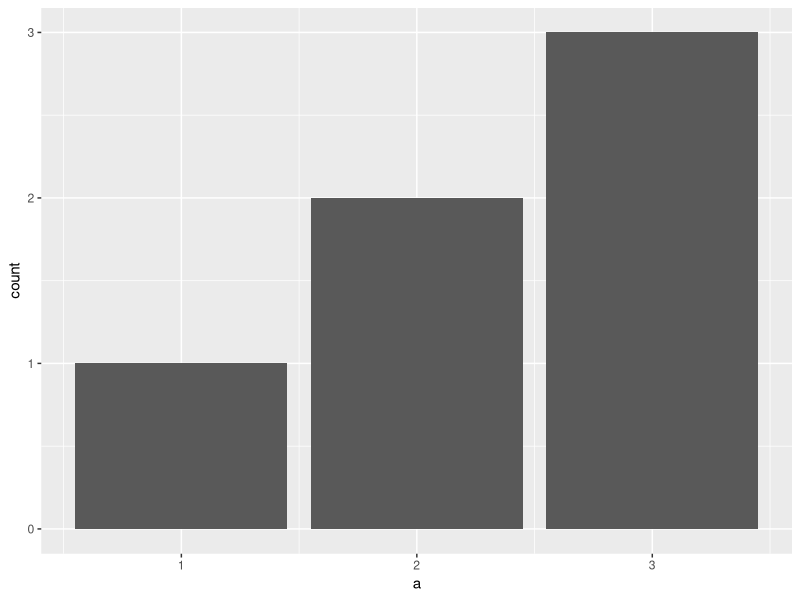
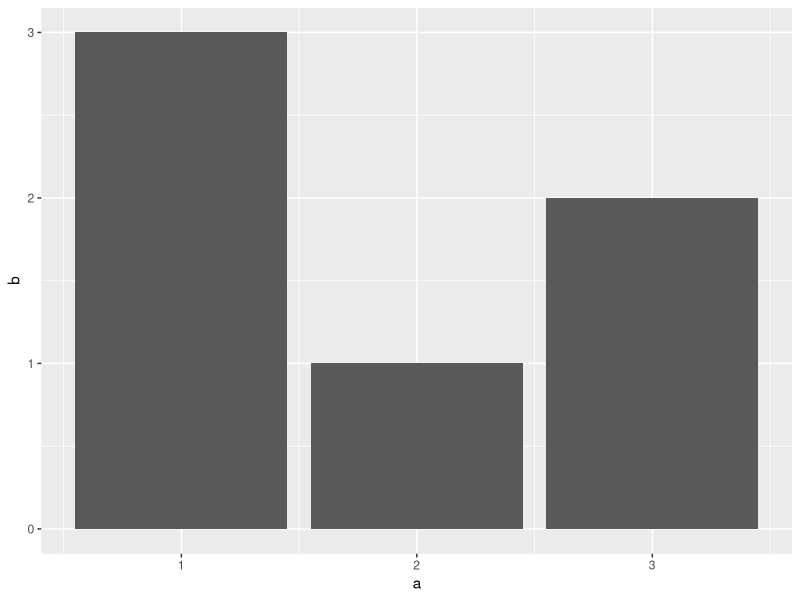
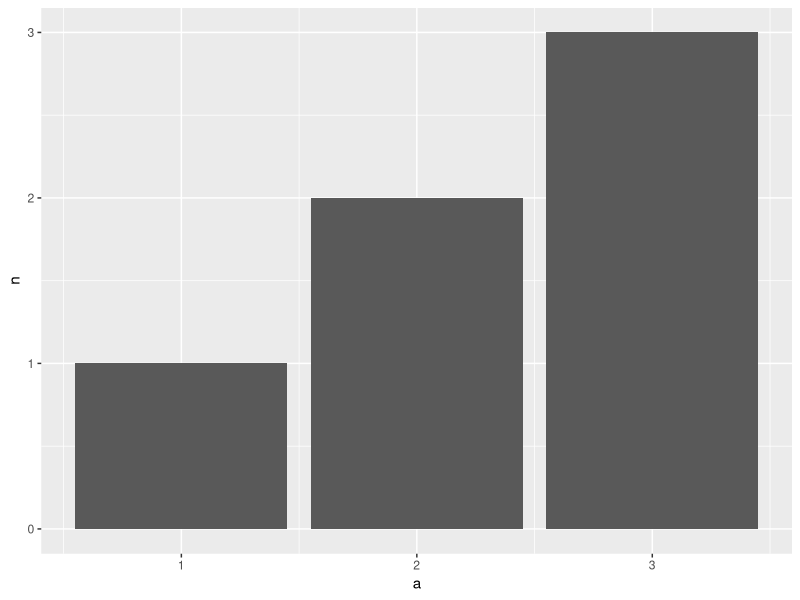
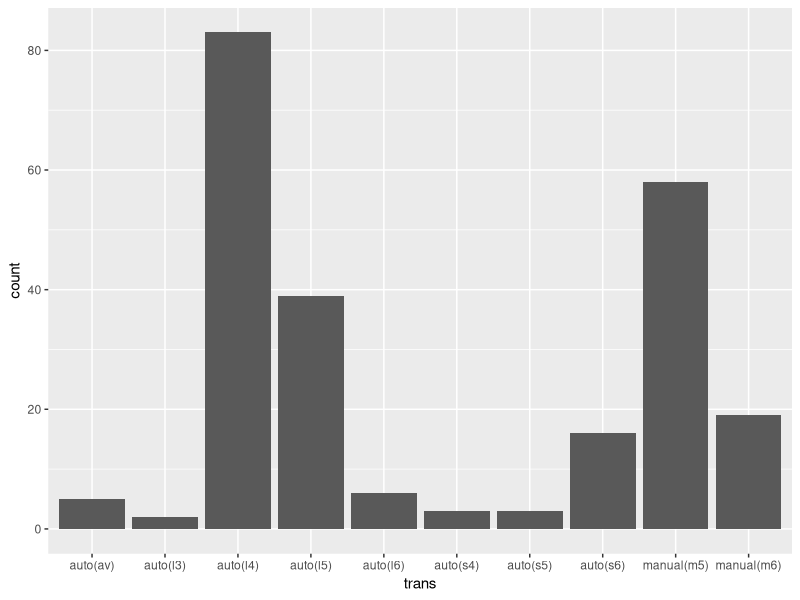
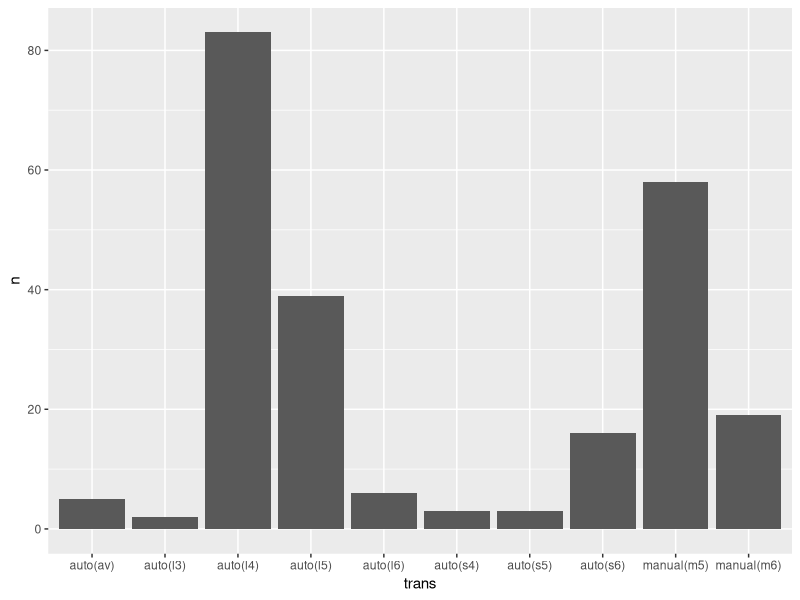
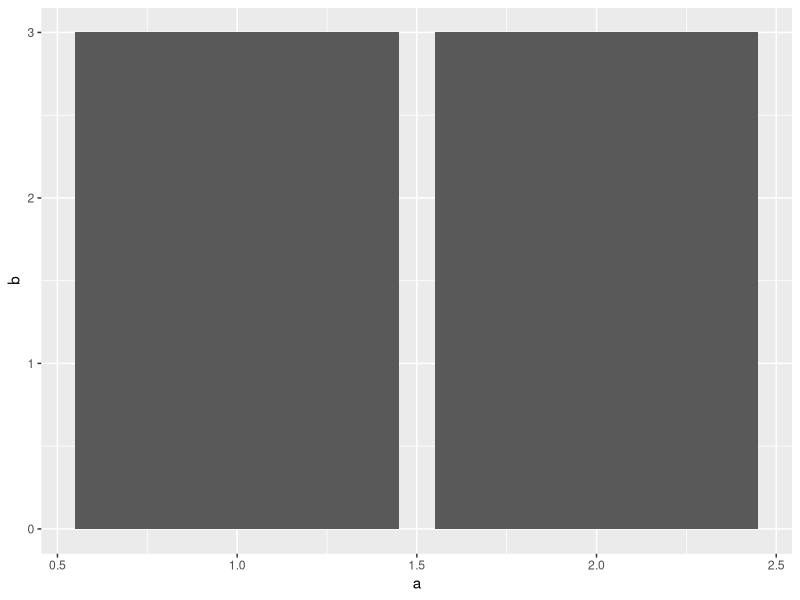
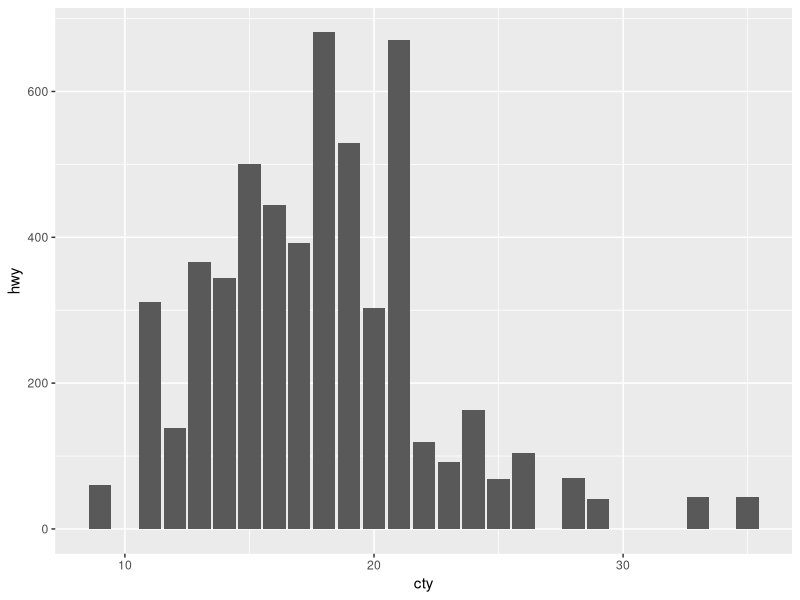
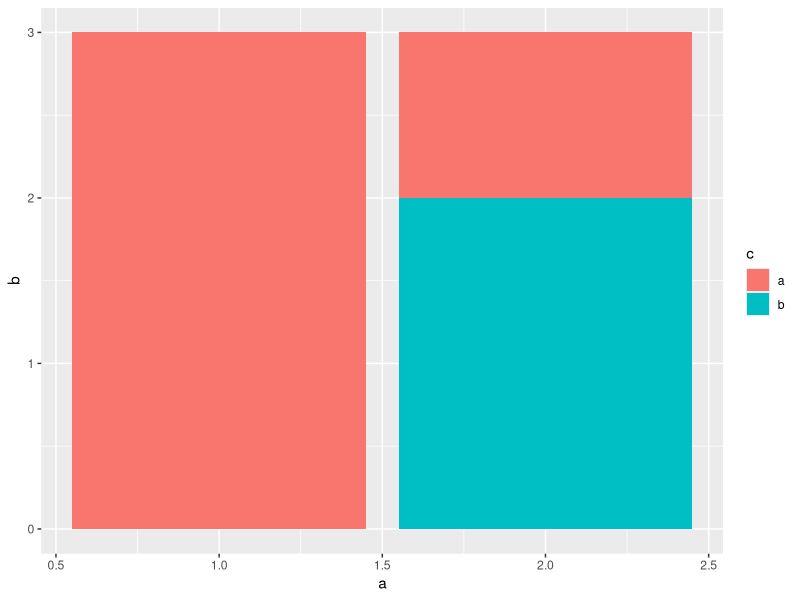

R code for these plots, in order:
## ---- chunk 1
# knitr options
knitr::opts_chunk$set(echo = TRUE)
## ---- chunk 2
library(tidyverse)
## ---- chunk 3
## NOTE: Do not edit this
tibble(a = c(1, 2, 2, 3, 3, 3)) %>% 
  ggplot(aes(x = a)) +
  geom_bar()
## ---- chunk 4
## NOTE: Do not edit this
tibble(
  a = c(1, 2, 3),
  b = c(3, 1, 2)
) %>% 
  ggplot(aes(x = a, y = b)) +
  geom_col()
## ---- chunk 5
## NOTE: Do not edit this
tibble(a = c(1, 2, 2, 3, 3, 3)) %>% 
  count(a) %>% # Count adds the column `n` of counts
  ggplot(aes(x = a, y = n)) +
  geom_col()
## ---- chunk 6
mpg %>%
  ggplot(aes(trans)) +
  geom_bar()

mpg %>%
  count(trans) %>%
  ggplot(aes(x = trans, y = n)) +
  geom_col()
## ---- chunk 7
## NOTE: Do not edit this
tibble(
  a = c(1, 2, 2), # Note that our x aesthetic (a) has repeat values
  b = c(3, 1, 2)  # Hence, we have two different b values for a == 2
) %>% 
  ggplot(aes(x = a, y = b)) +
  geom_col()
## ---- chunk 8
## NOTE: Run this chunk for an illustration
mpg %>% filter(cty == 20)
## ---- chunk 9
mpg %>%
  ggplot(aes(x = cty, y = hwy)) +
  geom_col()
## ---- chunk 10
## NOTE: Do not edit this
tibble(
  a = c(1, 2, 2),
  b = c(3, 1, 2),
  c = c("a", "a", "b")
) %>% 
  ggplot(aes(x = a, y = b, fill = c)) +
  geom_col()
## ---- chunk 11
## NOTE: Do not edit this
tibble(
  a = c(1, 2, 2),
  b = c(3, 1, 2),
  c = c("a", "a", "b")
) %>% 
  ggplot(aes(x = a, y = b, fill = c)) +
  geom_col(position = "dodge")
## ---- chunk 12
## TODO: Run this code without changing, describe your observations on the data
mpg %>%
  ggplot(aes(x = class, fill = class)) +
  geom_bar()
## ---- chunk 13
## TODO: Run this code without changing, describe your observations on the data
mpg %>%
  ggplot(aes(class, fill = drv)) +
  geom_bar()
## ---- chunk 14
mpg %>%
  ggplot(aes(x = manufacturer, fill = class), position = "dodge") +
  geom_bar() +
  theme(axis.text.x = element_text(angle = 270, vjust = 0.5, hjust = 0))
## ---- chunk 15
## NOTE: Do not edit this
tibble(
  a = c(1, 2, 1, 2),
  b = c(3, 1, 2, 2),
  c = c("a", "a", "b", "b")
) %>% 
  ggplot(aes(x = a, y = b)) +
  geom_col() +
  facet_wrap(~c)
## ---- chunk 16
## NOTE: Do not edit this
# Horizontal facets
tibble(
  a = c(1, 2, 1, 2),
  b = c(3, 1, 2, 2),
  c = c("a", "a", "b", "b")
) %>% 
  ggplot(aes(x = a, y = b)) +
  geom_col() +
  facet_grid(~c)
# Vertical facets
tibble(
  a = c(1, 2, 1, 2),
  b = c(3, 1, 2, 2),
  c = c("a", "a", "b", "b")
) %>% 
  ggplot(aes(x = a, y = b)) +
  geom_col() +
  facet_grid(c ~ .)
# Two-way faceting
tibble(
  a = c(1, 2, 1, 2, 1, 2),
  b = c(3, 1, 2, 2, 3, 1),
  c = c("a", "a", "b", "b", "a", "a"),
  d = c("a", "a", "a", "a", "b", "b")
) %>% 
  ggplot(aes(x = a, y = b)) +
  geom_col() +
  facet_grid(c ~ d)
## ---- chunk 17
mpg %>%
  ggplot(aes(x = cyl)) +
  geom_bar() +
  facet_grid(~ manufacturer)
